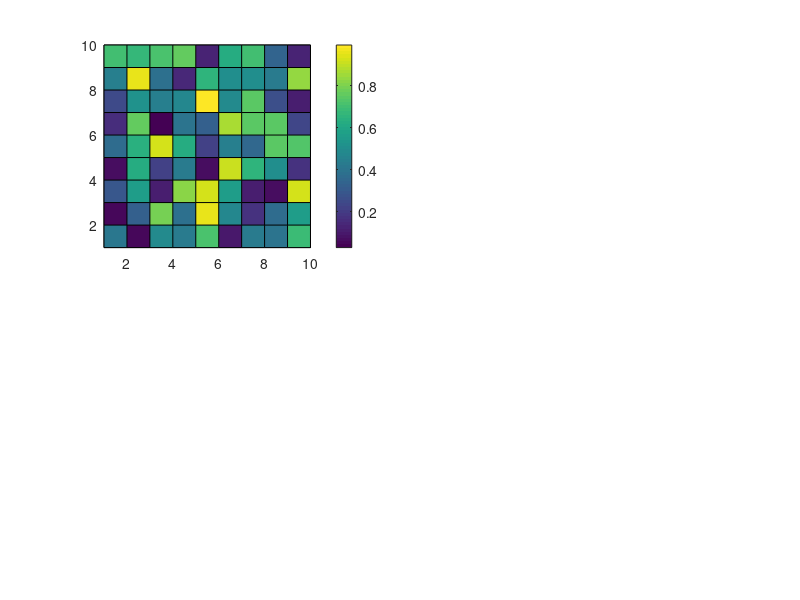

Recreate this plot in MATLAB. (Note: this script raises an error after producing the figure.)
% practice set_colorbar_position

figure
axn(1) = subplot(221,'units','centimeters');
axpos  = get(axn(1),'position');
pcolor(rand(10))
cb1 = colorbar;
set_colorbar_position(cb1,axpos,'right')

% doesn't work if not in cm
axn(2) = subplot(222); 
pcolor(rand(30))
cb2 = colorbar('units','centimeters');
set_colorbar_position(cb2,get(axn(2),'position'),'right')
 
% weirdly works if run all together, but not line by line...
axn(3)= subplot(2,2,3:4,'units','centimeters');
pcolor(rand(20))
cb3 = colorbar;
set_colorbar_position(cb3,get(axn(3),'position'),'right-top')
